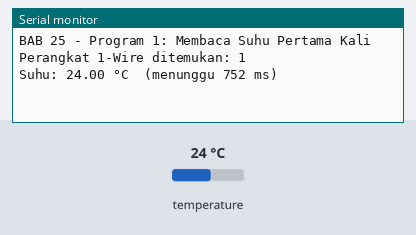
A sketch run on a simulated ESP32. On the bench: the last lines printed to the serial monitor. Inputs (shaded band) come from the test bench; at power-on: temperature 24 °C.

Above: at 2.2 s.
2.3 s: temperature set to 12 °C
At 5.7 s:
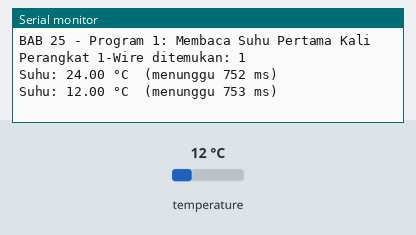
6.0 s: temperature set to 19 °C
At 8.0 s:
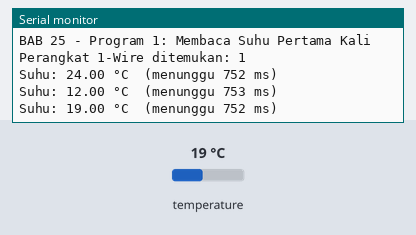
Timing chart, 0 to 9.5 s (numbered marks = the images above; inputs shaded):
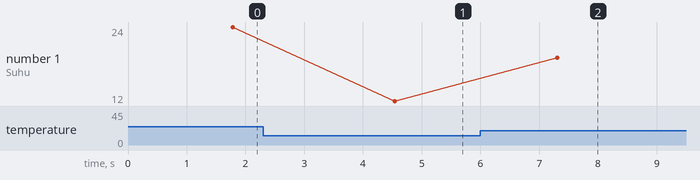

The sketch:

p1_baca_suhu.ino
```cpp
/*
 * BAB 25 - Program 1: Membaca Suhu Pertama Kali
 * Membaca suhu DS18B20 setiap 2 detik dengan cara sederhana (menunggu
 * sampai sensor selesai mengukur), lalu menampilkan suhu dan lama menunggunya.
 *
 * Rangkaian: kabel jumper dari pin DS (header hijau) ke IO14.
 * Resistor pull-up 4,7 kOhm sudah ada di PCB kit.
 * Library: OneWire (Paul Stoffregen dkk.) dan DallasTemperature (Miles Burton dkk.)
 */

#include <OneWire.h>
#include <DallasTemperature.h>

#define PIN_ONEWIRE 14   // jalur data DS18B20 (pin DS -> IO14)

OneWire oneWire(PIN_ONEWIRE);         // bus 1-Wire di IO14
DallasTemperature sensor(&oneWire);   // pengurus sensor suhu yang memakai bus tadi

void setup() {
  Serial.begin(115200);
  delay(1000);  // beri waktu Serial Monitor tersambung

  Serial.println("BAB 25 - Program 1: Membaca Suhu Pertama Kali");

  sensor.begin();  // cari semua perangkat di bus 1-Wire
  Serial.printf("Perangkat 1-Wire ditemukan: %u\n", sensor.getDeviceCount());

  if (sensor.getDeviceCount() == 0) {
    Serial.println("Sensor tidak ditemukan! Cabut USB, periksa kabel DS -> 14,");
    Serial.println("lalu sambungkan USB lagi.");
  }
}

void loop() {
  unsigned long mulai = millis();
  sensor.requestTemperatures();               // suruh sensor mengukur, lalu TUNGGU sampai selesai
  unsigned long lamaTunggu = millis() - mulai;

  float suhu = sensor.getTempCByIndex(0);     // ambil hasil sensor pertama (indeks 0)

  if (suhu == DEVICE_DISCONNECTED_C) {        // -127 berarti pembacaan gagal
    Serial.println("Gagal membaca sensor (-127). Periksa kabel DS -> 14.");
  } else {
    Serial.printf("Suhu: %.2f °C  (menunggu %lu ms)\n", suhu, lamaTunggu);
  }

  delay(2000);  // jeda 2 detik sebelum mengukur lagi
}
```

Measured:
- after the input at 2.3 s, the serial monitor: prints a new line after 2.2 s (image 1)
- after the input at 6.0 s, the serial monitor: prints a new line after 1.3 s (image 2)
- plotted number 1: 24 → 12 after the input at 2.3 s, 12 → 19 after the input at 6.0 s
